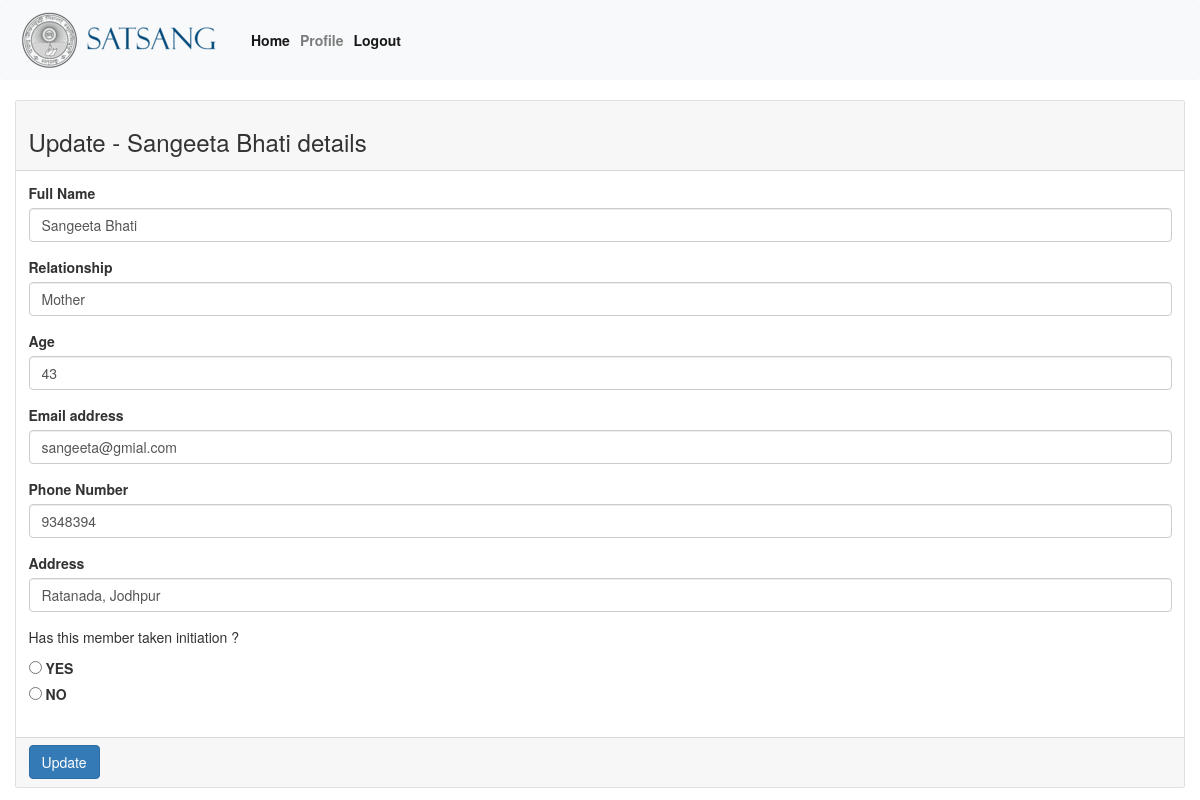
Screenshot of /update_family_member/3/ (signed in) with the database file from the repository.
### family/models.py (models this page shows, shortened)
class FamilyMembers(models.Model):
    initation_choices = (('yes', 'YES') ,('no','NO'))
    familyhead = models.ForeignKey(FamilyHead, on_delete = models.CASCADE)
    full_name = models.CharField(max_length=150)
    relationship = models.CharField(max_length=100)
    phone_number = models.CharField(max_length=50)
    address = models.CharField(max_length=200)
    age = models.PositiveIntegerField()
    email = models.EmailField(max_length=150)
    initiation = models.CharField(choices=initation_choices, max_length=3)

### family/views.py (the view, shortened to what this page needs)
# urls.py: path('update_family_member/<int:pk>/', views.updateFamilyMember, name='update_family_member'),
@login_required(login_url='/login_req')
def updateFamilyMember(request, pk):
    member = request.user.familyhead.familymembers_set.get(id = pk)
    return render(request, 'update_family_member.html', {'member':member})

### templates/update_family_member.html (shortened to what this page needs)
{%load static%}
<!DOCTYPE html>
<html lang="en">
<head>
    <link rel="stylesheet" href="https://maxcdn.bootstrapcdn.com/bootstrap/4.0.0/css/bootstrap.min.css">
    <link rel="stylesheet" href="font-awesome-4.7.0/css/font-awesome.min.css">
    <link rel="stylesheet" href="https://maxcdn.bootstrapcdn.com/bootstrap/3.3.7/css/bootstrap.min.css">
    <link rel="stylesheet" href="{%static 'updatehead.css' %}">
</head>
<body>
    <nav class="navbar navbar-expand-lg navbar-light bg-light">
        <a class="nav-link" href="{%url 'index'%}"><img src="/static/images/logo.png"></a>
         <div class="collapse navbar-collapse" id="navbarNav">
           <ul class="navbar-nav">
             <li class="nav-item active">
               <a class="nav-link" href="{%url 'index'%}"><strong>Home</strong> </a>
             </li>
             {% if user.is_authenticated %}
          <li class="nav-item">
            <a class="nav-link" href="{%url 'user_profile'%}"><strong>Profile</strong></a>
          </li>
          <li class="nav-item active">
            <a class="nav-link login-register" href="{% url 'logout'%}"><strong>Logout</strong> </a>
          </li>
          {%endif%}
           </ul>
         </div>
       </nav>
<section class="content">
    <div class="container-fluid">
        <div class="row">
        <div class="col-md-12">
            <div class="card card-primary">
                <div class="card-header">
                    <h3 class="card-title">Update - {{member.full_name}} details</h3>
                </div>
                <form method="POST" >
                    <div class="card-body">
                        <div class="form-group">
                            <label>Full Name</label>
                            <input type = "text" class = "form-control" name = "full_name" placeholder="First Name" value="{{member.full_name}}">
                        </div>
                        <div class="form-group">
                            <label>Relationship</label>
                            <input type = "text" class = "form-control" name = "relationship" placeholder="First Name" value="{{member.relationship}}">
                        </div>
                        <div class="form-group">
                            <label>Age</label>
                            <input type = "text" class = "form-control" name = "age" placeholder="First Name" value="{{member.age}}">
                        </div>
                        <div class="form-group">
                            <label>Email address</label>
                            <input type="email" class="form-control" name="email" placeholder="E-mail Address" value="{{member.email}}">
                        </div>
                        <div class="form-group">
                            <label>Phone Number</label>
                            <input type="text" class="form-control" name="phone_number" placeholder="Phone Number" value="{{member.phone_number}}">
                        </div>
                        <div class="form-group">
                            <label>Address</label>
                            <input class="form-control" name="address" placeholder="Address" value="{{member.address}}">
                        </div>
                        <div class="form-group">
                            <p>Has this member taken initiation ?</p>
                              <input type="radio" id="yes" name="initiation" value="YES">
                              <label for="yes">YES</label><br>
                              <input type="radio" id="no" name="initiation" value="NO">
                              <label for="no">NO</label><br>
                      </div>
                    </div>
                    <div class="card-footer">
                        <button type="submit" class="btn btn-primary">Update</button>
                    </div>
                </form>
            </div>
            </div>
        </div>
    </div>
</section>
</body>

### rows the page displays
FamilyMembers: full_name "Sangeeta Bhati", relationship "Mother", age "43", email "sangeeta@gmial.com", phone_number "9348394", address "Ratanada, Jodhpur"
